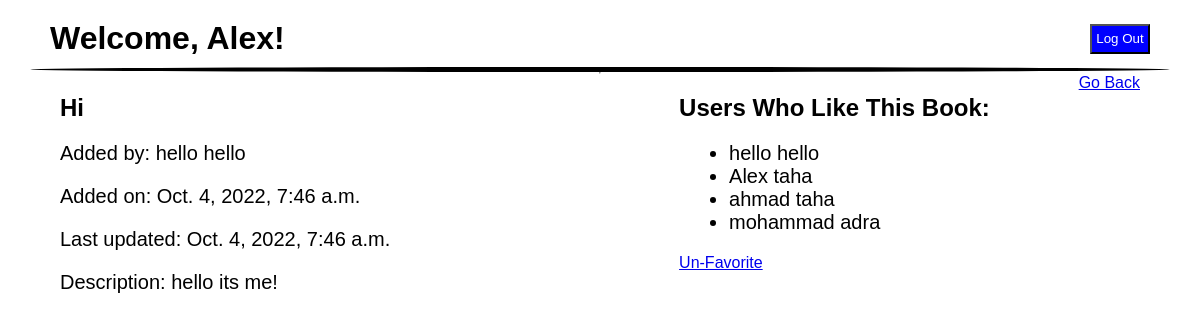
Screenshot of /books/1 (signed in) with the database file from the repository.
### app_one/models.py (models this page shows)
class User(models.Model):
    first_name = models.CharField(max_length=45)
    last_name = models.CharField(max_length=45)
    email = models.CharField(max_length=45)
    password = models.CharField(max_length=255)
    created_at = models.DateTimeField(auto_now_add=True)
    updated_at = models.DateTimeField(auto_now=True)
    objects = UserManager()

class Book(models.Model):
    title = models.CharField(max_length=255)
    description = models.TextField(default="")
    uploaded_by = models.ForeignKey(User, related_name='uploaded_by',on_delete = models.CASCADE,default="")
    users_who_like = models.ManyToManyField(User, related_name="liked_books")
    created_at = models.DateTimeField(auto_now_add=True)
    updated_at = models.DateTimeField(auto_now=True)
    objects = BookManager()

### app_one/views.py (the view)
# urls.py: path('books/<int:book_id>',views.book_details),
def book_details(request, book_id):
    context = {
        'userid' : User.objects.get(id=request.session['id']),
        'details' : Book.objects.get(id=book_id),
        'my_faves': Book.objects.filter(users_who_like=request.session['id'])
    }
    return render (request, 'details.html', context)

### app_one/templates/details.html (shortened to what this page needs)
<!DOCTYPE html>
<html lang="en">
<head>
</head>
<body>
    <div class="header">
        <h1>Welcome, {{userid.first_name}}!</h1>
        <button><a href="/logout">Log Out</a></button>
    </div>
    <div class="line"></div>
    <hr>
    <div class="wrapper">
        <div class="book_details">
                {% if userid.id != details.uploaded_by.id %}
                    <h2>{{details.title}}</h2>
                    <p>Added by: {{details.uploaded_by.first_name}} {{details.uploaded_by.last_name}}</p>
                    <p>Added on: {{details.created_at}}</p>
                    <p>Last updated: {{details.updated_at}}</p>
                    <p>Description: {{details.description}}</p>
                {% endif %}
        </div>
        <div class="likes">
            <h2>Users Who Like This Book:</h2>
            <ul>
            {%for detail in details.users_who_like.all%}
                <li>{{detail.first_name}} {{detail.last_name}}</li>
            {%empty%}
                <p>No users have made this book a favorite yet!</p>
            {%endfor%}
            </ul>
            {%if userid not in details.users_who_like.all%}
                        <p><a href="/books/{{details.id}}/favorite">Add to favorites</a></p>
                    {%elif userid in details.users_who_like.all%}
                        <a href="/books/{{details.id}}/unfavorite">Un-Favorite</a>
            {%endif%}
        </div>
        <a href="/books" id = "go_back">Go Back</a>
    </div>
</body>
</html>

### app_one/templates/details.html (style rules this page uses)
* { padding: 0; margin: 0; font-family: Arial, Helvetica, sans-serif; }
body { display: flex; flex-direction: column; align-items: center; }
.header { display: flex; justify-content: space-between; align-items: center; width: 100%; margin-top: 20px; }
h1 { margin-left: 50px; }
.header button { background-color: blue; cursor: pointer; width: 60px; height: 30px; margin-right: 50px; }
.header a { color: white; text-decoration: none; }
.line { background-color: black; width: 95%; height: 5px; border-radius: 50%; margin-top: 10px; }
.wrapper { display: flex; justify-content: space-between; width: 90%; }
.book_details { display: flex; flex-direction: column; gap: 20px; }
.book_details h2 { margin-top: 20px; }
p { font-size: 20px; }
.likes ul { font-size: 20px; margin-left: 50px; }
.likes { display: flex; flex-direction: column; gap: 20px; margin-left: 200px; margin-top: 20px; }

### rows the page displays
User: first_name "Alex", last_name "taha"
Book: title "Hi", uploaded_by.first_name "hello", uploaded_by.last_name "hello", created_at "Oct. 4, 2022, 7:46 a.m.", updated_at "Oct. 4, 2022, 7:46 a.m.", description "hello its me!"
User: first_name "hello", last_name "hello"
User: first_name "ahmad", last_name "taha"
User: first_name "mohammad", last_name "adra"
